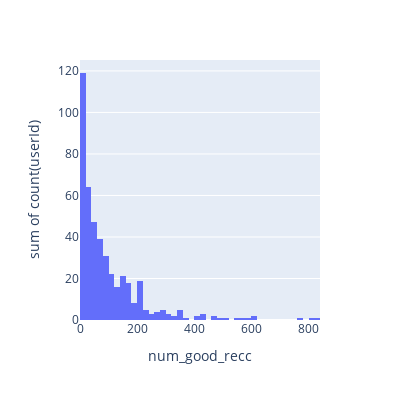

The cell this chart's notebook holds for it:
### Code cell
review_features(count_on='userId', group_on='num_good_recc', bins=50)

### Figure 1 — Plotly figure (JSON) as saved in the notebook; plotly's stock layout.template omitted (floating-point values rounded to 4 significant figures; data arrays with more than 128 entries replaced by an {"elided": "..."} marker saying what was removed)
{"data": [{"alignmentgroup": "True", "bingroup": "x", "histfunc": "sum", "hovertemplate": "num_good_recc=%{x}<br>sum of count(userId)=%{y}<extra></extra>", "legendgroup": "", "marker": {"color": "#636efa"}, "name": "", "nbinsx": 50, "offsetgroup": "", "orientation": "v", "showlegend": false, "type": "histogram", "x": {"elided": "193 int values"}, "xaxis": "x", "y": {"elided": "193 int values"}, "yaxis": "y"}], "layout": {"barmode": "relative", "height": 400, "legend": {"tracegroupgap": 0}, "margin": {"t": 60}, "width": 400, "xaxis": {"anchor": "y", "domain": [0, 1], "title": {"text": "num_good_recc"}}, "yaxis": {"anchor": "x", "domain": [0, 1], "title": {"text": "sum of count(userId)"}}}}
